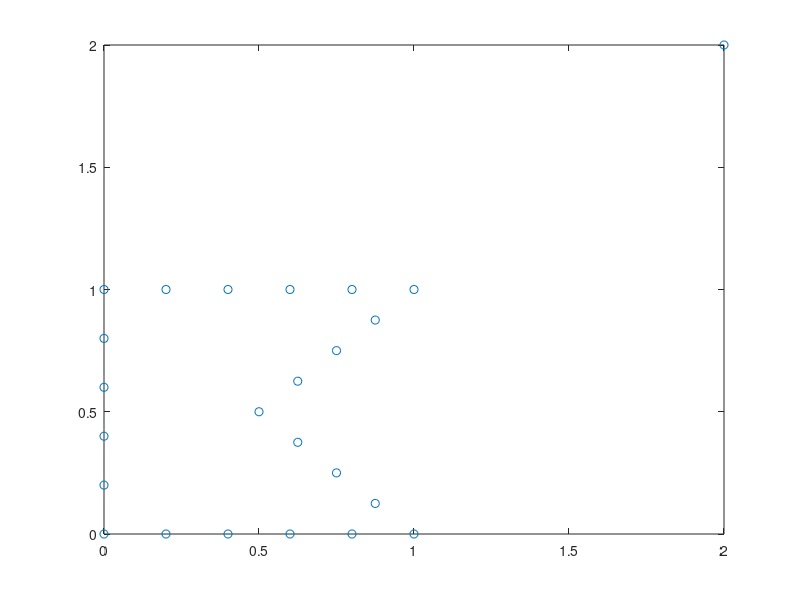

MATLAB code to generate this figure: (Note: this script raises an error after producing the figure.)
% MATH 228b - HW1, question 4
clear all

hmax = 0.2;

% number of uniform refinements
nref = 0;

% original polygon
pv = [0,0; 1,0; .5,.5; 1,1; 0,1; 0,0];

k = 1;
for i = 1:(size(pv(:,1)) - 1)
    x0 = pv(i, 1);
    x_next = pv(i + 1, 1);
    y0 = pv(i, 2);
    y_next = pv(i + 1, 2);
    
    if x_next == x0
        % vertical line
        dist = abs(y_next - y0);
        num_divs = ceil(dist/hmax);
        spacing = dist/num_divs;
        
        for j = 1:(num_divs - 1)
            if y_next > y0
                y = y0 + spacing;
                y0 = y;
            else
                y = y0 - spacing;
                y0 = y;
            end
            new_pts(k, :) = [x0, y];
            k = k + 1;
        end
    else
        % not a vertical line
        m = (y_next - y0) / (x_next - x0);
        
        % determine number of points to place to get close to hmax
        dist = sqrt((y_next - y0)^2 + (x_next - x0)^2);
        num_divs = ceil(dist/hmax);
        spacing = dist/num_divs;
        
        % compute the new points
        for j = 1:(num_divs - 1)
            if x_next > x0
                x = x0 + sqrt(spacing^2 / (m^2 + 1));
            else
                x = x0 - sqrt(spacing^2 / (m^2 + 1));
            end
                y = m * x - m * x0 + y0;
                x0 = x;
                y0 = y;
                new_pts(k, :) = [x, y];
                k = k + 1;
        end
    end
end

% assemble all of the starting node points
pv_orig = pv(1:end-1, :);
pv = [pv_orig; new_pts; 2,2];
plot(pv(:,1), pv(:,2), 'o')

% triangulate the domain
T = delaunayn(pv);

% plot the domain
tplot(pv, T)

j = 1;
% find which points are outside the domain, then delete them
for i = 1:size(pv(:,1))
    in = inpolygon(pv(i,1), pv(i,2), pv_orig(:,1), pv_orig(:,2));
    
    if in == 0
        % generic point outside the domain
    else
        % inside the domain
        pv_inside(j,:) = pv(i, :);
        j = j + 1;
    end
end

pv = pv_inside;

% triangulate the domain
T = delaunayn(pv);

% plot the domain
tplot(pv, T)